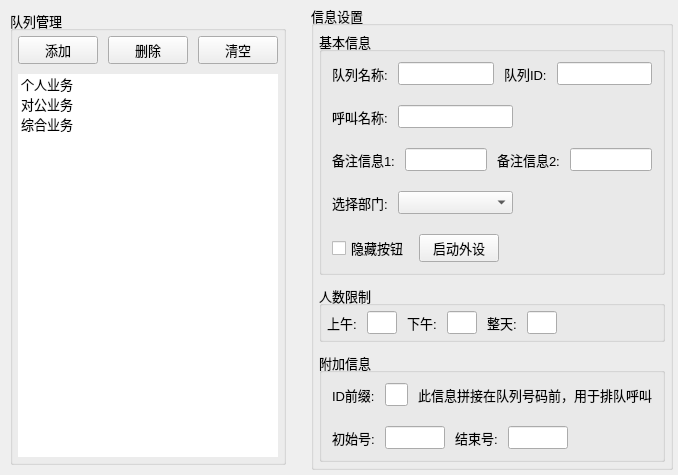
<?xml version="1.0" encoding="UTF-8"?>
<ui version="4.0">
 <class>QQueueQueueSetting</class>
 <widget class="QWidget" name="QQueueQueueSetting">
  <property name="geometry">
   <rect>
    <x>0</x>
    <y>0</y>
    <width>644</width>
    <height>411</height>
   </rect>
  </property>
  <property name="windowTitle">
   <string>Form</string>
  </property>
  <layout class="QHBoxLayout" name="horizontalLayout_7" stretch="2,5">
   <property name="spacing">
    <number>20</number>
   </property>
   <property name="leftMargin">
    <number>5</number>
   </property>
   <property name="topMargin">
    <number>5</number>
   </property>
   <property name="rightMargin">
    <number>5</number>
   </property>
   <property name="bottomMargin">
    <number>5</number>
   </property>
   <item>
    <layout class="QVBoxLayout" name="verticalLayout_4">
     <property name="spacing">
      <number>10</number>
     </property>
     <property name="leftMargin">
      <number>5</number>
     </property>
     <property name="topMargin">
      <number>5</number>
     </property>
     <property name="rightMargin">
      <number>5</number>
     </property>
     <property name="bottomMargin">
      <number>5</number>
     </property>
     <item>
      <widget class="QGroupBox" name="groupBox_4">
       <property name="font">
        <font>
         <pointsize>10</pointsize>
        </font>
       </property>
       <property name="title">
        <string>队列管理</string>
       </property>
       <layout class="QVBoxLayout" name="verticalLayout_6">
        <property name="spacing">
         <number>10</number>
        </property>
        <property name="leftMargin">
         <number>5</number>
        </property>
        <property name="topMargin">
         <number>5</number>
        </property>
        <property name="rightMargin">
         <number>5</number>
        </property>
        <property name="bottomMargin">
         <number>5</number>
        </property>
        <item>
         <layout class="QHBoxLayout" name="horizontalLayout_9">
          <item>
           <widget class="QPushButton" name="pushButton_5">
            <property name="text">
             <string>添加</string>
            </property>
           </widget>
          </item>
          <item>
           <widget class="QPushButton" name="pushButton_6">
            <property name="text">
             <string>删除</string>
            </property>
           </widget>
          </item>
          <item>
           <widget class="QPushButton" name="pushButton_7">
            <property name="text">
             <string>清空</string>
            </property>
           </widget>
          </item>
         </layout>
        </item>
        <item>
         <widget class="QQueueListWidget" name="listWidget">
          <property name="styleSheet">
           <string notr="true">border: 0px solid #6a6ea9;</string>
          </property>
          <item>
           <property name="text">
            <string>个人业务</string>
           </property>
          </item>
          <item>
           <property name="text">
            <string>对公业务</string>
           </property>
          </item>
          <item>
           <property name="text">
            <string>综合业务</string>
           </property>
          </item>
         </widget>
        </item>
       </layout>
      </widget>
     </item>
    </layout>
   </item>
   <item>
    <layout class="QVBoxLayout" name="verticalLayout_5">
     <item>
      <widget class="QGroupBox" name="groupBox_5">
       <property name="font">
        <font>
         <pointsize>10</pointsize>
        </font>
       </property>
       <property name="title">
        <string>信息设置</string>
       </property>
       <layout class="QVBoxLayout" name="verticalLayout_7" stretch="4,1,2">
        <property name="spacing">
         <number>10</number>
        </property>
        <property name="leftMargin">
         <number>5</number>
        </property>
        <property name="topMargin">
         <number>5</number>
        </property>
        <property name="rightMargin">
         <number>5</number>
        </property>
        <property name="bottomMargin">
         <number>5</number>
        </property>
        <item>
         <widget class="QGroupBox" name="groupBox_6">
          <property name="title">
           <string>基本信息</string>
          </property>
          <layout class="QVBoxLayout" name="verticalLayout_8">
           <property name="spacing">
            <number>10</number>
           </property>
           <property name="leftMargin">
            <number>5</number>
           </property>
           <property name="topMargin">
            <number>5</number>
           </property>
           <property name="rightMargin">
            <number>5</number>
           </property>
           <property name="bottomMargin">
            <number>5</number>
           </property>
           <item>
            <layout class="QHBoxLayout" name="horizontalLayout_10" stretch="1,5,1,5">
             <property name="spacing">
              <number>10</number>
             </property>
             <property name="leftMargin">
              <number>5</number>
             </property>
             <property name="topMargin">
              <number>5</number>
             </property>
             <property name="rightMargin">
              <number>5</number>
             </property>
             <property name="bottomMargin">
              <number>5</number>
             </property>
             <item>
              <widget class="QLabel" name="label_9">
               <property name="text">
                <string>队列名称:</string>
               </property>
              </widget>
             </item>
             <item>
              <widget class="QLineEdit" name="lineEdit_7"/>
             </item>
             <item>
              <widget class="QLabel" name="label_10">
               <property name="text">
                <string>队列ID:</string>
               </property>
              </widget>
             </item>
             <item>
              <widget class="QLineEdit" name="lineEdit_8"/>
             </item>
            </layout>
           </item>
           <item>
            <layout class="QHBoxLayout" name="horizontalLayout_11" stretch="1,5,1,5">
             <property name="spacing">
              <number>10</number>
             </property>
             <property name="leftMargin">
              <number>5</number>
             </property>
             <property name="topMargin">
              <number>5</number>
             </property>
             <property name="rightMargin">
              <number>5</number>
             </property>
             <property name="bottomMargin">
              <number>5</number>
             </property>
             <item>
              <widget class="QLabel" name="label_11">
               <property name="text">
                <string>呼叫名称:</string>
               </property>
              </widget>
             </item>
             <item>
              <widget class="QLineEdit" name="lineEdit_9"/>
             </item>
             <item>
              <spacer name="horizontalSpacer_9">
               <property name="orientation">
                <enum>Qt::Horizontal</enum>
               </property>
               <property name="sizeHint" stdset="0">
                <size>
                 <width>40</width>
                 <height>20</height>
                </size>
               </property>
              </spacer>
             </item>
             <item>
              <spacer name="horizontalSpacer_8">
               <property name="orientation">
                <enum>Qt::Horizontal</enum>
               </property>
               <property name="sizeHint" stdset="0">
                <size>
                 <width>40</width>
                 <height>20</height>
                </size>
               </property>
              </spacer>
             </item>
            </layout>
           </item>
           <item>
            <layout class="QHBoxLayout" name="horizontalLayout_12" stretch="1,5,1,5">
             <property name="spacing">
              <number>10</number>
             </property>
             <property name="leftMargin">
              <number>5</number>
             </property>
             <property name="topMargin">
              <number>5</number>
             </property>
             <property name="rightMargin">
              <number>5</number>
             </property>
             <property name="bottomMargin">
              <number>5</number>
             </property>
             <item>
              <widget class="QLabel" name="label_12">
               <property name="text">
                <string>备注信息1:</string>
               </property>
              </widget>
             </item>
             <item>
              <widget class="QLineEdit" name="lineEdit_10"/>
             </item>
             <item>
              <widget class="QLabel" name="label_13">
               <property name="text">
                <string>备注信息2:</string>
               </property>
              </widget>
             </item>
             <item>
              <widget class="QLineEdit" name="lineEdit_11"/>
             </item>
            </layout>
           </item>
           <item>
            <layout class="QHBoxLayout" name="horizontalLayout_13" stretch="1,5,1,5">
             <property name="spacing">
              <number>10</number>
             </property>
             <property name="leftMargin">
              <number>5</number>
             </property>
             <property name="topMargin">
              <number>5</number>
             </property>
             <property name="rightMargin">
              <number>5</number>
             </property>
             <property name="bottomMargin">
              <number>5</number>
             </property>
             <item>
              <widget class="QLabel" name="label_14">
               <property name="text">
                <string>选择部门:</string>
               </property>
              </widget>
             </item>
             <item>
              <widget class="QComboBox" name="comboBox_3"/>
             </item>
             <item>
              <spacer name="horizontalSpacer_11">
               <property name="orientation">
                <enum>Qt::Horizontal</enum>
               </property>
               <property name="sizeHint" stdset="0">
                <size>
                 <width>40</width>
                 <height>20</height>
                </size>
               </property>
              </spacer>
             </item>
             <item>
              <spacer name="horizontalSpacer_10">
               <property name="orientation">
                <enum>Qt::Horizontal</enum>
               </property>
               <property name="sizeHint" stdset="0">
                <size>
                 <width>40</width>
                 <height>20</height>
                </size>
               </property>
              </spacer>
             </item>
            </layout>
           </item>
           <item>
            <layout class="QHBoxLayout" name="horizontalLayout_14" stretch="2,2,10">
             <property name="spacing">
              <number>10</number>
             </property>
             <property name="leftMargin">
              <number>5</number>
             </property>
             <property name="topMargin">
              <number>5</number>
             </property>
             <property name="rightMargin">
              <number>5</number>
             </property>
             <property name="bottomMargin">
              <number>5</number>
             </property>
             <item>
              <widget class="QCheckBox" name="checkBox_4">
               <property name="text">
                <string>隐藏按钮</string>
               </property>
              </widget>
             </item>
             <item>
              <widget class="QPushButton" name="pushButton_8">
               <property name="text">
                <string>启动外设</string>
               </property>
              </widget>
             </item>
             <item>
              <spacer name="horizontalSpacer_12">
               <property name="orientation">
                <enum>Qt::Horizontal</enum>
               </property>
               <property name="sizeHint" stdset="0">
                <size>
                 <width>40</width>
                 <height>20</height>
                </size>
               </property>
              </spacer>
             </item>
            </layout>
           </item>
          </layout>
         </widget>
        </item>
        <item>
         <widget class="QGroupBox" name="groupBox_8">
          <property name="title">
           <string>人数限制</string>
          </property>
          <layout class="QHBoxLayout" name="horizontalLayout_15" stretch="1,3,1,3,1,3,10">
           <property name="spacing">
            <number>10</number>
           </property>
           <property name="leftMargin">
            <number>5</number>
           </property>
           <property name="topMargin">
            <number>5</number>
           </property>
           <property name="rightMargin">
            <number>5</number>
           </property>
           <property name="bottomMargin">
            <number>5</number>
           </property>
           <item>
            <widget class="QLabel" name="label_15">
             <property name="text">
              <string>上午:</string>
             </property>
            </widget>
           </item>
           <item>
            <widget class="QLineEdit" name="lineEdit_12"/>
           </item>
           <item>
            <widget class="QLabel" name="label_16">
             <property name="text">
              <string>下午:</string>
             </property>
            </widget>
           </item>
           <item>
            <widget class="QLineEdit" name="lineEdit_13"/>
           </item>
           <item>
            <widget class="QLabel" name="label_17">
             <property name="text">
              <string>整天:</string>
             </property>
            </widget>
           </item>
           <item>
            <widget class="QLineEdit" name="lineEdit_14"/>
           </item>
           <item>
            <spacer name="horizontalSpacer_13">
             <property name="orientation">
              <enum>Qt::Horizontal</enum>
             </property>
             <property name="sizeHint" stdset="0">
              <size>
               <width>40</width>
               <height>20</height>
              </size>
             </property>
            </spacer>
           </item>
          </layout>
         </widget>
        </item>
        <item>
         <widget class="QGroupBox" name="groupBox_7">
          <property name="title">
           <string>附加信息</string>
          </property>
          <layout class="QVBoxLayout" name="verticalLayout_9">
           <property name="spacing">
            <number>10</number>
           </property>
           <property name="leftMargin">
            <number>5</number>
           </property>
           <property name="topMargin">
            <number>5</number>
           </property>
           <property name="rightMargin">
            <number>5</number>
           </property>
           <property name="bottomMargin">
            <number>5</number>
           </property>
           <item>
            <layout class="QHBoxLayout" name="horizontalLayout_16" stretch="1,5,15">
             <property name="spacing">
              <number>10</number>
             </property>
             <property name="leftMargin">
              <number>5</number>
             </property>
             <property name="topMargin">
              <number>5</number>
             </property>
             <property name="rightMargin">
              <number>5</number>
             </property>
             <property name="bottomMargin">
              <number>5</number>
             </property>
             <item>
              <widget class="QLabel" name="label_18">
               <property name="text">
                <string>ID前缀:</string>
               </property>
              </widget>
             </item>
             <item>
              <widget class="QLineEdit" name="lineEdit_15"/>
             </item>
             <item>
              <widget class="QLabel" name="label_19">
               <property name="text">
                <string>此信息拼接在队列号码前，用于排队呼叫</string>
               </property>
              </widget>
             </item>
            </layout>
           </item>
           <item>
            <layout class="QHBoxLayout" name="horizontalLayout_17" stretch="1,5,1,5,7">
             <property name="spacing">
              <number>10</number>
             </property>
             <property name="leftMargin">
              <number>5</number>
             </property>
             <property name="topMargin">
              <number>5</number>
             </property>
             <property name="rightMargin">
              <number>5</number>
             </property>
             <property name="bottomMargin">
              <number>5</number>
             </property>
             <item>
              <widget class="QLabel" name="label_20">
               <property name="text">
                <string>初始号:</string>
               </property>
              </widget>
             </item>
             <item>
              <widget class="QLineEdit" name="lineEdit_16"/>
             </item>
             <item>
              <widget class="QLabel" name="label_21">
               <property name="text">
                <string>结束号:</string>
               </property>
              </widget>
             </item>
             <item>
              <widget class="QLineEdit" name="lineEdit_17"/>
             </item>
             <item>
              <spacer name="horizontalSpacer_14">
               <property name="orientation">
                <enum>Qt::Horizontal</enum>
               </property>
               <property name="sizeHint" stdset="0">
                <size>
                 <width>40</width>
                 <height>20</height>
                </size>
               </property>
              </spacer>
             </item>
            </layout>
           </item>
          </layout>
         </widget>
        </item>
       </layout>
      </widget>
     </item>
    </layout>
   </item>
  </layout>
 </widget>
 <customwidgets>
  <customwidget>
   <class>QQueueListWidget</class>
   <extends>QListWidget</extends>
   <header location="global">../Componment/qqueuelistwidget.h</header>
  </customwidget>
 </customwidgets>
 <resources/>
 <connections/>
</ui>
